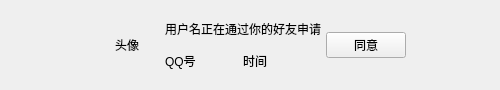
<?xml version="1.0" encoding="UTF-8"?>
<ui version="4.0">
 <class>FNP_Line</class>
 <widget class="QWidget" name="FNP_Line">
  <property name="geometry">
   <rect>
    <x>0</x>
    <y>0</y>
    <width>500</width>
    <height>90</height>
   </rect>
  </property>
  <property name="windowTitle">
   <string>Form</string>
  </property>
  <layout class="QHBoxLayout" name="horizontalLayout_5">
   <property name="spacing">
    <number>0</number>
   </property>
   <property name="leftMargin">
    <number>0</number>
   </property>
   <property name="topMargin">
    <number>3</number>
   </property>
   <property name="rightMargin">
    <number>0</number>
   </property>
   <property name="bottomMargin">
    <number>3</number>
   </property>
   <item>
    <layout class="QHBoxLayout" name="horizontalLayout_4">
     <item>
      <spacer name="horizontalSpacer">
       <property name="orientation">
        <enum>Qt::Orientation::Horizontal</enum>
       </property>
       <property name="sizeHint" stdset="0">
        <size>
         <width>10</width>
         <height>20</height>
        </size>
       </property>
      </spacer>
     </item>
     <item>
      <widget class="QWidget" name="FNP_container" native="true">
       <layout class="QHBoxLayout" name="horizontalLayout_3">
        <property name="spacing">
         <number>5</number>
        </property>
        <property name="leftMargin">
         <number>20</number>
        </property>
        <property name="topMargin">
         <number>0</number>
        </property>
        <property name="rightMargin">
         <number>0</number>
        </property>
        <property name="bottomMargin">
         <number>0</number>
        </property>
        <item>
         <widget class="AvatarLabel" name="avatarIcon">
          <property name="minimumSize">
           <size>
            <width>45</width>
            <height>45</height>
           </size>
          </property>
          <property name="maximumSize">
           <size>
            <width>45</width>
            <height>45</height>
           </size>
          </property>
          <property name="text">
           <string>头像</string>
          </property>
          <property name="buddy">
           <cstring>FNP_VL_2</cstring>
          </property>
         </widget>
        </item>
        <item>
         <widget class="QWidget" name="FNP_VL_2" native="true">
          <layout class="QVBoxLayout" name="FNP_VL">
           <property name="spacing">
            <number>0</number>
           </property>
           <property name="leftMargin">
            <number>0</number>
           </property>
           <property name="topMargin">
            <number>10</number>
           </property>
           <property name="rightMargin">
            <number>0</number>
           </property>
           <property name="bottomMargin">
            <number>10</number>
           </property>
           <item>
            <layout class="QHBoxLayout" name="horizontalLayout_2">
             <property name="spacing">
              <number>0</number>
             </property>
             <item>
              <widget class="QLabel" name="userName">
               <property name="text">
                <string>用户名</string>
               </property>
              </widget>
             </item>
             <item>
              <widget class="QLabel" name="inviteText">
               <property name="text">
                <string>正在通过你的好友申请</string>
               </property>
              </widget>
             </item>
            </layout>
           </item>
           <item>
            <layout class="QHBoxLayout" name="horizontalLayout">
             <property name="spacing">
              <number>0</number>
             </property>
             <property name="leftMargin">
              <number>0</number>
             </property>
             <item>
              <widget class="QLabel" name="qqNumber">
               <property name="text">
                <string>QQ号</string>
               </property>
              </widget>
             </item>
             <item>
              <widget class="QLabel" name="timeText">
               <property name="text">
                <string>时间</string>
               </property>
              </widget>
             </item>
            </layout>
           </item>
          </layout>
         </widget>
        </item>
        <item>
         <widget class="QPushButton" name="btn_ok">
          <property name="minimumSize">
           <size>
            <width>0</width>
            <height>0</height>
           </size>
          </property>
          <property name="text">
           <string>同意</string>
          </property>
         </widget>
        </item>
       </layout>
      </widget>
     </item>
     <item>
      <spacer name="horizontalSpacer_2">
       <property name="orientation">
        <enum>Qt::Orientation::Horizontal</enum>
       </property>
       <property name="sizeHint" stdset="0">
        <size>
         <width>10</width>
         <height>20</height>
        </size>
       </property>
      </spacer>
     </item>
    </layout>
   </item>
  </layout>
 </widget>
 <customwidgets>
  <customwidget>
   <class>AvatarLabel</class>
   <extends>QLabel</extends>
   <header location="global">avatarlabel.h</header>
  </customwidget>
 </customwidgets>
 <resources/>
 <connections/>
</ui>
